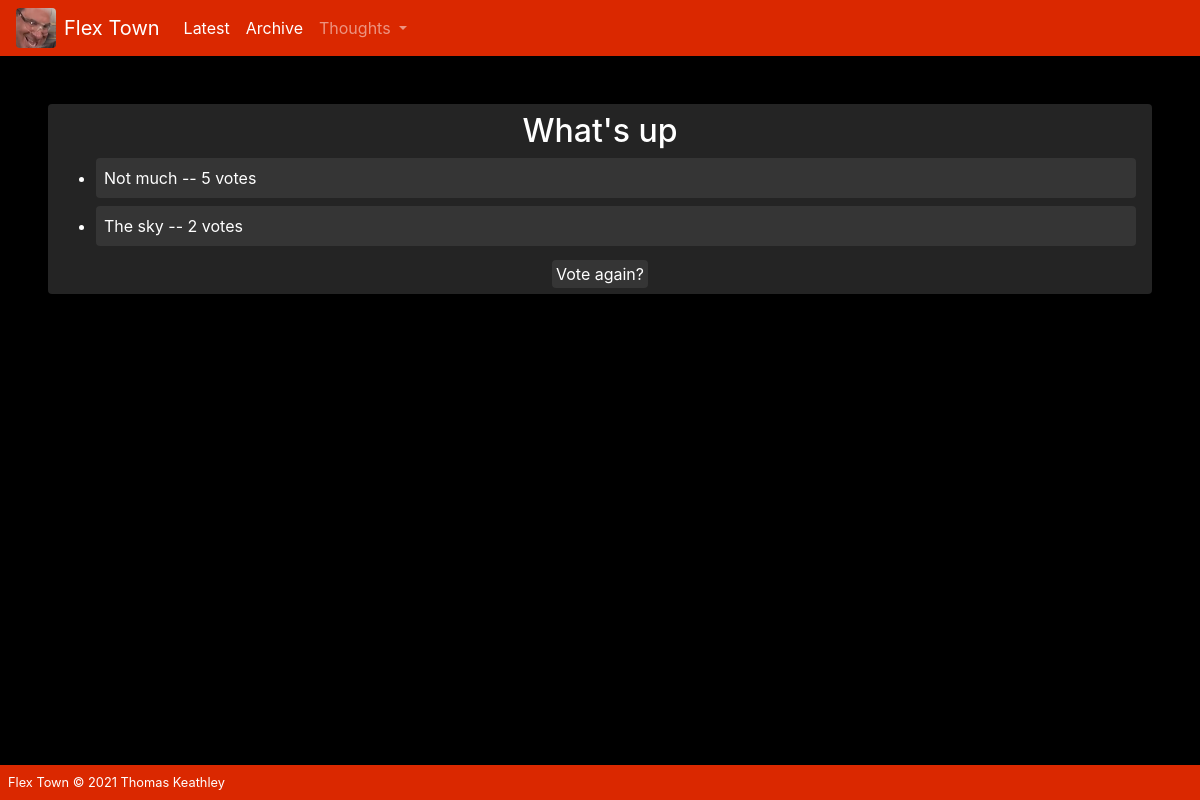
The app's page /polls/1/results/, older data.
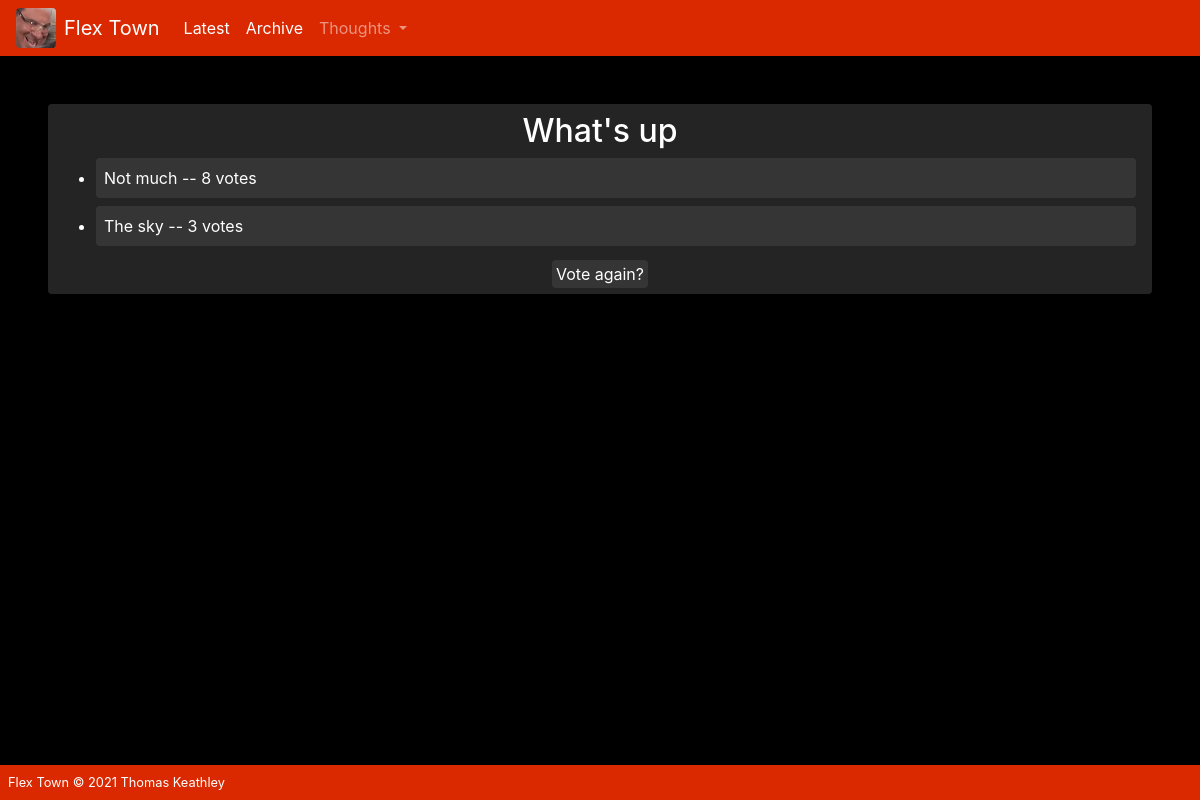
The same page, newer data.
### polls/models.py (models this page shows, shortened)
class Choice(models.Model):
    question = models.ForeignKey(Question, on_delete=models.CASCADE)
    choice_text = models.CharField(max_length=200)
    votes = models.IntegerField(default=0)

### polls/views.py (the view)
# urls.py: path('<int:pk>/results/', views.ResultsView.as_view(), name='results'),
class ResultsView(generic.DetailView):
    model = Question
    template_name = 'polls/results.html'

### polls/templates/polls/results.html (shortened to what this page needs)
{% load static %}
{% load static %}
<link rel="stylesheet" href="{% static 'css/bootstrap.min.css' %}">
<html>
    <body style="background-color:#000000;" >
        <nav class="navbar navbar-expand-lg navbar-dark" style="background-color:#da2800;">
            <img class="rounded mr-2" src="{% static 'polls/images/PhilSwiftThumb.jpg' %}" width="40" height="40" alt="">
            <a class="navbar-brand" href="/polls">Flex Town</a>
            <div class="collapse navbar-collapse" id="navbarSupportedContent">
                <ul class="navbar-nav mr-auto">
                <li class="nav-item active">
                    <a class="nav-link" href="/polls">Latest<span class="sr-only">(current)</span></a>
                </li>
                <li class="nav-item">
                <li class="nav-item active">
                    <a class="nav-link" href="#">Archive<span class="sr-only">(current)</span></a>
                </li>
                <li class="nav-item dropdown">
                    <a class="nav-link dropdown-toggle" id="navbarDropdown" role="button" data-toggle="dropdown" aria-haspopup="true" aria-expanded="false">
                    Thoughts
                    </a>
                </li>
                </ul>
            </div>
        </nav>
        <div class="mt-5 m-5 p-2 rounded text-white" style="background-color: #242424;">
            <h2 style="text-align: center;">{{ question.question_text }}</h2>
            <ul>
            {% for choice in question.choice_set.all %}
            <li class="rounded p-2 mr-2 mt-2 mb-2" style="background-color: #353535;">
                {{ choice.choice_text }} -- {{ choice.votes }} vote{{ choice.votes|pluralize }}
            </li>
            {% endfor %}
            </ul>
            <div style="text-align: center;">
                <a class="text-white rounded p-1" style="background-color: #353535;" href="{% url 'polls:detail' question.id %}">Vote again?</a>
            </div>
        </div>
    <div class="footer fixed-bottom text-white p-2" style="background-color:#da2800;">
        <small>Flex Town &copy; 2021 Thomas Keathley</small>
    </div>
</html>

Row changes from the older to the newer data that the page shows:
changed Choice "Not much": votes "5" → "8"
changed Choice "The sky": votes "2" → "3"
